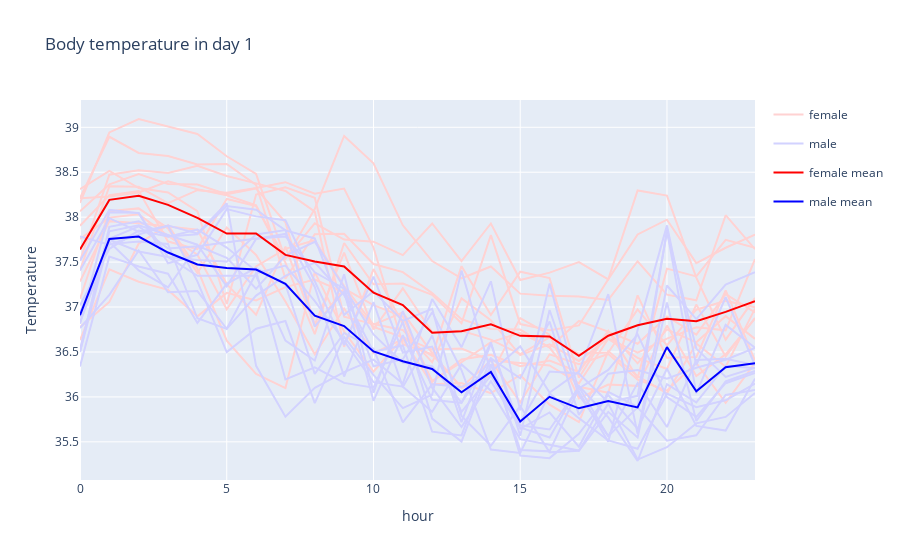

Here is the notebook cell this chart was saved with:
### Code cell
f=create_line(temp, 'Temperature', day_num=0, title='Body temperature in day 1')
f.show()

### Figure 1 — Plotly figure (JSON) as saved in the notebook; plotly's stock layout.template omitted (floating-point values rounded to 4 significant figures)
{"data": [{"legendgroup": "female", "line": {"color": "rgb(255, 210, 210)"}, "mode": "lines", "name": "female", "showlegend": true, "type": "scatter", "x": [0, 1, 2, 3, 4, 5, 6, 7, 8, 9, 10, 11, 12, 13, 14, 15, 16, 17, 18, 19, 20, 21, 22, 23], "y": [38.31, 38.52, 38.32, 38.28, 38.07, 37.03, 38.25, 38.33, 38.22, 36.89, 36.81, 36.75, 36.38, 37.1, 36.85, 36.47, 36.58, 36.4, 36.65, 36.49, 36.65, 36.77, 36.74, 37.53]}, {"legendgroup": "female", "line": {"color": "rgb(255, 210, 210)"}, "mode": "lines", "name": "", "showlegend": false, "type": "scatter", "x": [0, 1, 2, 3, 4, 5, 6, 7, 8, 9, 10, 11, 12, 13, 14, 15, 16, 17, 18, 19, 20, 21, 22, 23], "y": [38.21, 38.23, 38.27, 38.4, 38.31, 38.24, 38.13, 37.49, 36.7, 37.71, 37.25, 37.26, 37.14, 36.82, 37.8, 36.81, 36.74, 36.8, 37.31, 38.3, 38.24, 37.33, 36.64, 37.1]}, {"legendgroup": "female", "line": {"color": "rgb(255, 210, 210)"}, "mode": "lines", "name": "", "showlegend": false, "type": "scatter", "x": [0, 1, 2, 3, 4, 5, 6, 7, 8, 9, 10, 11, 12, 13, 14, 15, 16, 17, 18, 19, 20, 21, 22, 23], "y": [36.78, 37.06, 37.71, 37.91, 37.43, 36.63, 36.26, 36.1, 37.39, 36.73, 36.28, 36.66, 36.46, 37.45, 36.91, 37.39, 37.32, 36.21, 36.73, 36.37, 36.75, 36.61, 36.9, 36.65]}, {"legendgroup": "female", "line": {"color": "rgb(255, 210, 210)"}, "mode": "lines", "name": "", "showlegend": false, "type": "scatter", "x": [0, 1, 2, 3, 4, 5, 6, 7, 8, 9, 10, 11, 12, 13, 14, 15, 16, 17, 18, 19, 20, 21, 22, 23], "y": [38.06, 38.36, 38.48, 38.37, 38.36, 38.25, 38.32, 37.94, 36.8, 37.61, 36.75, 37.21, 36.72, 36.73, 36.64, 36.48, 36.66, 36.48, 36.49, 36.97, 36.57, 36.97, 37.07, 37.0]}, {"legendgroup": "female", "line": {"color": "rgb(255, 210, 210)"}, "mode": "lines", "name": "", "showlegend": false, "type": "scatter", "x": [0, 1, 2, 3, 4, 5, 6, 7, 8, 9, 10, 11, 12, 13, 14, 15, 16, 17, 18, 19, 20, 21, 22, 23], "y": [38.16, 38.94, 39.09, 39.01, 38.93, 38.68, 38.48, 37.53, 38.09, 38.9, 38.6, 37.91, 37.51, 37.32, 37.45, 37.15, 37.12, 37.12, 37.08, 37.51, 37.14, 37.08, 38.02, 37.64]}, {"legendgroup": "female", "line": {"color": "rgb(255, 210, 210)"}, "mode": "lines", "name": "", "showlegend": false, "type": "scatter", "x": [0, 1, 2, 3, 4, 5, 6, 7, 8, 9, 10, 11, 12, 13, 14, 15, 16, 17, 18, 19, 20, 21, 22, 23], "y": [37.41, 38.34, 38.34, 38.16, 38.3, 38.27, 38.32, 38.39, 38.26, 38.32, 37.66, 36.59, 36.47, 36.11, 36.4, 36.38, 36.35, 36.15, 36.65, 36.43, 36.31, 37.03, 36.45, 36.88]}, {"legendgroup": "female", "line": {"color": "rgb(255, 210, 210)"}, "mode": "lines", "name": "", "showlegend": false, "type": "scatter", "x": [0, 1, 2, 3, 4, 5, 6, 7, 8, 9, 10, 11, 12, 13, 14, 15, 16, 17, 18, 19, 20, 21, 22, 23], "y": [38.21, 38.89, 38.72, 38.68, 38.59, 38.59, 38.36, 37.32, 37.81, 37.81, 37.48, 37.39, 37.16, 36.86, 36.75, 36.75, 36.55, 36.84, 36.73, 36.59, 36.89, 36.69, 37.14, 36.94]}, {"legendgroup": "female", "line": {"color": "rgb(255, 210, 210)"}, "mode": "lines", "name": "", "showlegend": false, "type": "scatter", "x": [0, 1, 2, 3, 4, 5, 6, 7, 8, 9, 10, 11, 12, 13, 14, 15, 16, 17, 18, 19, 20, 21, 22, 23], "y": [37.51, 38.47, 38.52, 38.49, 38.57, 38.46, 38.38, 38.29, 38.06, 36.56, 37.42, 36.81, 36.18, 36.39, 36.61, 36.71, 36.55, 36.11, 36.05, 37.13, 36.43, 36.44, 37.19, 36.41]}, {"legendgroup": "female", "line": {"color": "rgb(255, 210, 210)"}, "mode": "lines", "name": "", "showlegend": false, "type": "scatter", "x": [0, 1, 2, 3, 4, 5, 6, 7, 8, 9, 10, 11, 12, 13, 14, 15, 16, 17, 18, 19, 20, 21, 22, 23], "y": [37.28, 37.96, 37.93, 37.9, 37.86, 37.26, 36.91, 37.67, 36.79, 37.2, 37.02, 36.89, 36.17, 36.42, 36.47, 36.34, 36.4, 36.28, 36.73, 36.21, 37.43, 37.34, 37.75, 37.66]}, {"legendgroup": "female", "line": {"color": "rgb(255, 210, 210)"}, "mode": "lines", "name": "", "showlegend": false, "type": "scatter", "x": [0, 1, 2, 3, 4, 5, 6, 7, 8, 9, 10, 11, 12, 13, 14, 15, 16, 17, 18, 19, 20, 21, 22, 23], "y": [37.76, 37.99, 38.03, 37.79, 37.58, 36.97, 37.45, 37.65, 37.74, 37.23, 36.8, 36.94, 36.49, 36.1, 36.24, 36.88, 36.69, 35.98, 36.14, 36.12, 36.79, 36.23, 36.47, 36.87]}, {"legendgroup": "female", "line": {"color": "rgb(255, 210, 210)"}, "mode": "lines", "name": "", "showlegend": false, "type": "scatter", "x": [0, 1, 2, 3, 4, 5, 6, 7, 8, 9, 10, 11, 12, 13, 14, 15, 16, 17, 18, 19, 20, 21, 22, 23], "y": [37.9, 38.25, 38.29, 37.73, 37.64, 38.2, 38.12, 37.54, 37.93, 37.75, 37.73, 37.58, 37.93, 37.51, 37.93, 37.3, 37.38, 37.5, 37.31, 37.81, 37.97, 37.49, 37.66, 37.81]}, {"legendgroup": "female", "line": {"color": "rgb(255, 210, 210)"}, "mode": "lines", "name": "", "showlegend": false, "type": "scatter", "x": [0, 1, 2, 3, 4, 5, 6, 7, 8, 9, 10, 11, 12, 13, 14, 15, 16, 17, 18, 19, 20, 21, 22, 23], "y": [36.63, 37.42, 37.28, 37.19, 36.9, 37.16, 37.07, 37.22, 37.3, 37.16, 36.78, 36.66, 36.53, 36.54, 36.41, 35.94, 36.47, 36.37, 36.48, 36.19, 36.07, 36.38, 35.93, 36.38]}, {"legendgroup": "female", "line": {"color": "rgb(255, 210, 210)"}, "mode": "lines", "name": "", "showlegend": false, "type": "scatter", "x": [0, 1, 2, 3, 4, 5, 6, 7, 8, 9, 10, 11, 12, 13, 14, 15, 16, 17, 18, 19, 20, 21, 22, 23], "y": [37.09, 38.07, 38.1, 37.88, 37.38, 37.89, 37.58, 37.06, 36.48, 36.98, 36.49, 36.64, 36.14, 36.15, 36.04, 36.24, 35.91, 35.72, 36.51, 36.23, 36.04, 36.6, 36.33, 36.98]}, {"legendgroup": "male", "line": {"color": "rgb(210, 210, 255)"}, "mode": "lines", "name": "male", "showlegend": true, "type": "scatter", "x": [0, 1, 2, 3, 4, 5, 6, 7, 8, 9, 10, 11, 12, 13, 14, 15, 16, 17, 18, 19, 20, 21, 22, 23], "y": [36.53, 37.84, 37.91, 37.8, 37.69, 37.23, 37.76, 37.81, 37.22, 36.23, 37.05, 36.11, 36.68, 35.72, 36.59, 35.64, 35.83, 35.45, 36.06, 35.89, 37.85, 36.04, 36.8, 36.55]}, {"legendgroup": "male", "line": {"color": "rgb(210, 210, 255)"}, "mode": "lines", "name": "", "showlegend": false, "type": "scatter", "x": [0, 1, 2, 3, 4, 5, 6, 7, 8, 9, 10, 11, 12, 13, 14, 15, 16, 17, 18, 19, 20, 21, 22, 23], "y": [36.5, 37.76, 37.9, 37.65, 37.68, 37.72, 37.76, 37.79, 37.39, 37.2, 36.34, 36.42, 36.94, 36.3, 35.41, 35.38, 36.04, 35.76, 35.52, 35.42, 36.04, 35.89, 35.96, 36.15]}, {"legendgroup": "male", "line": {"color": "rgb(210, 210, 255)"}, "mode": "lines", "name": "", "showlegend": false, "type": "scatter", "x": [0, 1, 2, 3, 4, 5, 6, 7, 8, 9, 10, 11, 12, 13, 14, 15, 16, 17, 18, 19, 20, 21, 22, 23], "y": [36.34, 37.56, 37.45, 37.37, 36.82, 37.26, 37.44, 37.25, 36.26, 36.71, 36.54, 35.72, 36.14, 36.11, 36.27, 35.72, 36.28, 36.26, 35.94, 36.01, 37.83, 36.54, 36.22, 36.32]}, {"legendgroup": "male", "line": {"color": "rgb(210, 210, 255)"}, "mode": "lines", "name": "", "showlegend": false, "type": "scatter", "x": [0, 1, 2, 3, 4, 5, 6, 7, 8, 9, 10, 11, 12, 13, 14, 15, 16, 17, 18, 19, 20, 21, 22, 23], "y": [36.5, 37.89, 37.95, 37.78, 37.86, 37.66, 37.4, 36.19, 36.33, 36.16, 36.1, 36.84, 35.76, 35.5, 36.36, 35.41, 35.39, 36.09, 36.3, 36.7, 36.0, 35.78, 36.15, 36.27]}, {"legendgroup": "male", "line": {"color": "rgb(210, 210, 255)"}, "mode": "lines", "name": "", "showlegend": false, "type": "scatter", "x": [0, 1, 2, 3, 4, 5, 6, 7, 8, 9, 10, 11, 12, 13, 14, 15, 16, 17, 18, 19, 20, 21, 22, 23], "y": [37.79, 37.69, 37.81, 37.91, 37.82, 38.16, 36.35, 35.78, 36.1, 36.28, 36.41, 36.15, 37.09, 36.55, 37.29, 35.85, 37.26, 36.06, 35.5, 36.74, 37.91, 36.35, 37.11, 36.35]}, {"legendgroup": "male", "line": {"color": "rgb(210, 210, 255)"}, "mode": "lines", "name": "", "showlegend": false, "type": "scatter", "x": [0, 1, 2, 3, 4, 5, 6, 7, 8, 9, 10, 11, 12, 13, 14, 15, 16, 17, 18, 19, 20, 21, 22, 23], "y": [36.83, 37.7, 37.73, 37.7, 36.87, 36.76, 37.13, 37.35, 37.49, 37.13, 36.5, 36.57, 35.61, 35.57, 36.43, 35.35, 35.32, 35.59, 36.02, 35.65, 36.31, 35.68, 35.63, 36.2]}, {"legendgroup": "male", "line": {"color": "rgb(210, 210, 255)"}, "mode": "lines", "name": "", "showlegend": false, "type": "scatter", "x": [0, 1, 2, 3, 4, 5, 6, 7, 8, 9, 10, 11, 12, 13, 14, 15, 16, 17, 18, 19, 20, 21, 22, 23], "y": [37.02, 37.65, 37.85, 37.78, 37.81, 38.12, 38.08, 37.85, 37.76, 36.91, 37.18, 36.85, 36.98, 35.79, 35.46, 35.9, 35.38, 35.4, 35.83, 35.55, 37.05, 35.73, 36.17, 36.29]}, {"legendgroup": "male", "line": {"color": "rgb(210, 210, 255)"}, "mode": "lines", "name": "", "showlegend": false, "type": "scatter", "x": [0, 1, 2, 3, 4, 5, 6, 7, 8, 9, 10, 11, 12, 13, 14, 15, 16, 17, 18, 19, 20, 21, 22, 23], "y": [37.51, 38.08, 38.04, 37.56, 37.52, 37.51, 37.81, 37.86, 36.78, 37.18, 35.96, 36.69, 35.97, 35.93, 36.61, 35.57, 36.97, 36.02, 35.56, 36.15, 35.66, 36.41, 36.42, 36.36]}, {"legendgroup": "male", "line": {"color": "rgb(210, 210, 255)"}, "mode": "lines", "name": "", "showlegend": false, "type": "scatter", "x": [0, 1, 2, 3, 4, 5, 6, 7, 8, 9, 10, 11, 12, 13, 14, 15, 16, 17, 18, 19, 20, 21, 22, 23], "y": [36.77, 37.14, 37.63, 37.16, 37.18, 36.76, 37.38, 37.46, 37.06, 36.62, 36.16, 36.11, 35.83, 36.36, 36.07, 35.53, 35.47, 35.4, 35.93, 35.3, 35.44, 35.71, 35.78, 36.04]}, {"legendgroup": "male", "line": {"color": "rgb(210, 210, 255)"}, "mode": "lines", "name": "", "showlegend": false, "type": "scatter", "x": [0, 1, 2, 3, 4, 5, 6, 7, 8, 9, 10, 11, 12, 13, 14, 15, 16, 17, 18, 19, 20, 21, 22, 23], "y": [36.81, 38.05, 38.05, 37.49, 37.58, 38.09, 38.01, 37.97, 37.29, 36.58, 37.34, 36.49, 36.56, 35.83, 36.24, 35.68, 35.64, 36.11, 35.56, 35.88, 35.51, 35.57, 36.02, 36.08]}, {"legendgroup": "male", "line": {"color": "rgb(210, 210, 255)"}, "mode": "lines", "name": "", "showlegend": false, "type": "scatter", "x": [0, 1, 2, 3, 4, 5, 6, 7, 8, 9, 10, 11, 12, 13, 14, 15, 16, 17, 18, 19, 20, 21, 22, 23], "y": [36.89, 37.72, 37.41, 37.22, 37.68, 37.55, 37.2, 37.57, 37.73, 37.22, 36.69, 36.38, 36.34, 35.94, 36.43, 36.21, 36.84, 35.8, 36.26, 36.3, 36.2, 36.33, 36.41, 36.54]}, {"legendgroup": "male", "line": {"color": "rgb(210, 210, 255)"}, "mode": "lines", "name": "", "showlegend": false, "type": "scatter", "x": [0, 1, 2, 3, 4, 5, 6, 7, 8, 9, 10, 11, 12, 13, 14, 15, 16, 17, 18, 19, 20, 21, 22, 23], "y": [36.93, 37.75, 37.62, 37.56, 37.35, 37.35, 37.35, 36.63, 36.41, 37.36, 36.05, 36.95, 36.1, 35.66, 36.18, 35.66, 35.55, 36.12, 35.77, 35.29, 36.14, 35.94, 36.35, 36.32]}, {"legendgroup": "male", "line": {"color": "rgb(210, 210, 255)"}, "mode": "lines", "name": "", "showlegend": false, "type": "scatter", "x": [0, 1, 2, 3, 4, 5, 6, 7, 8, 9, 10, 11, 12, 13, 14, 15, 16, 17, 18, 19, 20, 21, 22, 23], "y": [37.41, 37.99, 37.84, 37.9, 37.29, 36.5, 36.76, 36.84, 35.93, 36.67, 36.24, 35.88, 36.02, 37.41, 36.27, 36.56, 36.05, 36.28, 37.14, 35.59, 37.24, 36.87, 37.25, 37.39]}, {"legendgroup": "female mean", "line": {"color": "rgb(255, 0, 0)"}, "mode": "lines", "name": "female mean", "type": "scatter", "x": [0, 1, 2, 3, 4, 5, 6, 7, 8, 9, 10, 11, 12, 13, 14, 15, 16, 17, 18, 19, 20, 21, 22, 23], "y": [37.64, 38.19, 38.24, 38.14, 37.99, 37.82, 37.82, 37.58, 37.51, 37.45, 37.16, 37.02, 36.71, 36.73, 36.81, 36.68, 36.67, 36.46, 36.68, 36.8, 36.87, 36.84, 36.95, 37.06]}, {"legendgroup": "male mean", "line": {"color": "rgb(0, 0, 255)"}, "mode": "lines", "name": "male mean", "type": "scatter", "x": [0, 1, 2, 3, 4, 5, 6, 7, 8, 9, 10, 11, 12, 13, 14, 15, 16, 17, 18, 19, 20, 21, 22, 23], "y": [36.91, 37.76, 37.78, 37.61, 37.47, 37.44, 37.42, 37.26, 36.9, 36.79, 36.51, 36.4, 36.31, 36.05, 36.28, 35.73, 36.0, 35.87, 35.95, 35.88, 36.55, 36.06, 36.33, 36.37]}], "layout": {"title": {"text": "Body temperature in day 1"}, "xaxis": {"title": {"text": "hour"}}, "yaxis": {"title": {"text": "Temperature"}}}}
